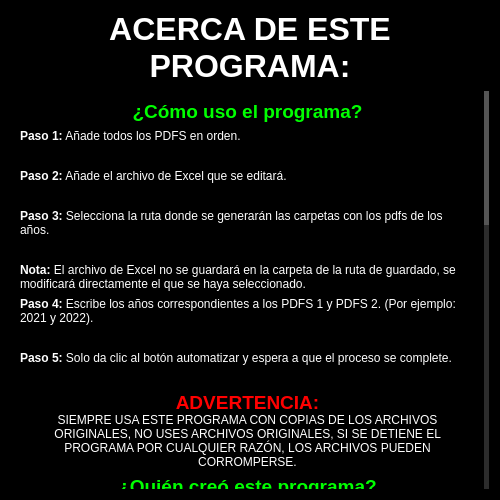
<?xml version="1.0" encoding="UTF-8"?>
<ui version="4.0">
 <class>Dialog</class>
 <widget class="QDialog" name="Dialog">
  <property name="geometry">
   <rect>
    <x>0</x>
    <y>0</y>
    <width>500</width>
    <height>500</height>
   </rect>
  </property>
  <property name="minimumSize">
   <size>
    <width>500</width>
    <height>500</height>
   </size>
  </property>
  <property name="maximumSize">
   <size>
    <width>500</width>
    <height>500</height>
   </size>
  </property>
  <property name="windowTitle">
   <string>Dialog</string>
  </property>
  <property name="styleSheet">
   <string notr="true">QDialog {
	background: black;
	background-origin: content;
	background-clip: content;
}

QScrollBar:vertical {
    background-color: #2c2c2c;
    width: 5px;
    margin: 0px;
}

QScrollBar::handle:vertical {
    background-color: #555555;
    border-radius: 5px;
}

QScrollBar::handle:vertical:hover {
    background-color: #777777;
}

QScrollBar::sub-line:vertical,
QScrollBar::add-line:vertical {
    border: none;
    background: none;
}

QScrollBar::sub-page:vertical,
QScrollBar::add-page:vertical {
    background: none;
}
</string>
  </property>
  <layout class="QVBoxLayout" name="verticalLayout">
   <item>
    <widget class="QLabel" name="titulo">
     <property name="text">
      <string>&lt;html&gt;&lt;head/&gt;&lt;body&gt;&lt;p align=&quot;center&quot;&gt;&lt;span style=&quot; font-size:24pt; font-weight:700; color:#ffffff;&quot;&gt;ACERCA DE ESTE PROGRAMA:&lt;/span&gt;&lt;/p&gt;&lt;/body&gt;&lt;/html&gt;</string>
     </property>
     <property name="alignment">
      <set>Qt::AlignCenter</set>
     </property>
     <property name="wordWrap">
      <bool>true</bool>
     </property>
    </widget>
   </item>
   <item>
    <widget class="QScrollArea" name="scrollArea">
     <property name="enabled">
      <bool>true</bool>
     </property>
     <property name="sizePolicy">
      <sizepolicy hsizetype="Expanding" vsizetype="Expanding">
       <horstretch>0</horstretch>
       <verstretch>0</verstretch>
      </sizepolicy>
     </property>
     <property name="minimumSize">
      <size>
       <width>0</width>
       <height>100</height>
      </size>
     </property>
     <property name="autoFillBackground">
      <bool>false</bool>
     </property>
     <property name="styleSheet">
      <string notr="true">background: black;
color: white;
border:  none;</string>
     </property>
     <property name="horizontalScrollBarPolicy">
      <enum>Qt::ScrollBarAlwaysOff</enum>
     </property>
     <property name="widgetResizable">
      <bool>true</bool>
     </property>
     <widget class="QWidget" name="scrollAreaWidgetContents">
      <property name="geometry">
       <rect>
        <x>0</x>
        <y>-584</y>
        <width>486</width>
        <height>1564</height>
       </rect>
      </property>
      <layout class="QVBoxLayout" name="verticalLayout_2">
       <property name="spacing">
        <number>6</number>
       </property>
       <property name="rightMargin">
        <number>9</number>
       </property>
       <item>
        <widget class="QLabel" name="label_1">
         <property name="sizePolicy">
          <sizepolicy hsizetype="Preferred" vsizetype="Preferred">
           <horstretch>0</horstretch>
           <verstretch>0</verstretch>
          </sizepolicy>
         </property>
         <property name="maximumSize">
          <size>
           <width>462</width>
           <height>16777215</height>
          </size>
         </property>
         <property name="text">
          <string>&lt;html&gt;&lt;head/&gt;&lt;body&gt;&lt;p align=&quot;center&quot;&gt;&lt;span style=&quot; font-size:14pt; font-weight:700; color:#00ff00;&quot;&gt;¿Cómo uso el programa?&lt;/span&gt;&lt;/p&gt;&lt;/body&gt;&lt;/html&gt;</string>
         </property>
        </widget>
       </item>
       <item>
        <widget class="QLabel" name="label_2">
         <property name="sizePolicy">
          <sizepolicy hsizetype="Preferred" vsizetype="Preferred">
           <horstretch>0</horstretch>
           <verstretch>0</verstretch>
          </sizepolicy>
         </property>
         <property name="maximumSize">
          <size>
           <width>462</width>
           <height>16777215</height>
          </size>
         </property>
         <property name="text">
          <string>&lt;html&gt;&lt;head/&gt;&lt;body&gt;&lt;p align=&quot;justify&quot;&gt;&lt;span style=&quot; font-weight:700;&quot;&gt;Paso 1:&lt;/span&gt; Añade todos los PDFS en orden.&lt;/p&gt;&lt;/body&gt;&lt;/html&gt;</string>
         </property>
         <property name="scaledContents">
          <bool>false</bool>
         </property>
         <property name="wordWrap">
          <bool>true</bool>
         </property>
         <property name="textInteractionFlags">
          <set>Qt::TextBrowserInteraction</set>
         </property>
        </widget>
       </item>
       <item>
        <widget class="QLabel" name="imgPDFS">
         <property name="maximumSize">
          <size>
           <width>460</width>
           <height>16777215</height>
          </size>
         </property>
         <property name="styleSheet">
          <string notr="true"/>
         </property>
         <property name="text">
          <string>&lt;html&gt;&lt;head/&gt;&lt;body&gt;&lt;p&gt;&lt;img src=&quot;:/about/pdfs.png&quot;/&gt;&lt;/p&gt;&lt;/body&gt;&lt;/html&gt;</string>
         </property>
         <property name="scaledContents">
          <bool>false</bool>
         </property>
         <property name="alignment">
          <set>Qt::AlignCenter</set>
         </property>
        </widget>
       </item>
       <item>
        <widget class="QLabel" name="label_7">
         <property name="text">
          <string>&lt;html&gt;&lt;head/&gt;&lt;body&gt;&lt;p&gt;&lt;span style=&quot; font-weight:700;&quot;&gt;Paso 2:&lt;/span&gt; Añade el archivo de Excel que se editará.&lt;/p&gt;&lt;/body&gt;&lt;/html&gt;</string>
         </property>
         <property name="wordWrap">
          <bool>true</bool>
         </property>
        </widget>
       </item>
       <item>
        <widget class="QLabel" name="imgEXCEL">
         <property name="maximumSize">
          <size>
           <width>460</width>
           <height>16777215</height>
          </size>
         </property>
         <property name="text">
          <string>&lt;html&gt;&lt;head/&gt;&lt;body&gt;&lt;p&gt;&lt;img src=&quot;:/about/excel.png&quot;/&gt;&lt;/p&gt;&lt;/body&gt;&lt;/html&gt;</string>
         </property>
        </widget>
       </item>
       <item>
        <widget class="QLabel" name="label_9">
         <property name="text">
          <string>&lt;html&gt;&lt;head/&gt;&lt;body&gt;&lt;p&gt;&lt;span style=&quot; font-weight:700;&quot;&gt;Paso 3:&lt;/span&gt; Selecciona la ruta donde se generarán las carpetas con los pdfs de los años.&lt;/p&gt;&lt;/body&gt;&lt;/html&gt;</string>
         </property>
         <property name="wordWrap">
          <bool>true</bool>
         </property>
        </widget>
       </item>
       <item>
        <widget class="QLabel" name="imgRUTA">
         <property name="maximumSize">
          <size>
           <width>460</width>
           <height>16777215</height>
          </size>
         </property>
         <property name="text">
          <string>&lt;html&gt;&lt;head/&gt;&lt;body&gt;&lt;p&gt;&lt;img src=&quot;:/about/ruta.png&quot;/&gt;&lt;/p&gt;&lt;/body&gt;&lt;/html&gt;</string>
         </property>
        </widget>
       </item>
       <item>
        <widget class="QLabel" name="label_11">
         <property name="text">
          <string>&lt;html&gt;&lt;head/&gt;&lt;body&gt;&lt;p&gt;&lt;span style=&quot; font-weight:700;&quot;&gt;Nota:&lt;/span&gt; El archivo de Excel no se guardará en la carpeta de la ruta de guardado, se modificará directamente el que se haya seleccionado.&lt;/p&gt;&lt;/body&gt;&lt;/html&gt;</string>
         </property>
         <property name="wordWrap">
          <bool>true</bool>
         </property>
        </widget>
       </item>
       <item>
        <widget class="QLabel" name="label_12">
         <property name="text">
          <string>&lt;html&gt;&lt;head/&gt;&lt;body&gt;&lt;p&gt;&lt;span style=&quot; font-weight:700;&quot;&gt;Paso 4:&lt;/span&gt; Escribe los años correspondientes a los PDFS 1 y PDFS 2. (Por ejemplo: 2021 y 2022).&lt;/p&gt;&lt;/body&gt;&lt;/html&gt;</string>
         </property>
         <property name="wordWrap">
          <bool>true</bool>
         </property>
        </widget>
       </item>
       <item>
        <widget class="QLabel" name="imgYEARS">
         <property name="text">
          <string>&lt;html&gt;&lt;head/&gt;&lt;body&gt;&lt;p&gt;&lt;img src=&quot;:/about/years.png&quot;/&gt;&lt;/p&gt;&lt;/body&gt;&lt;/html&gt;</string>
         </property>
         <property name="alignment">
          <set>Qt::AlignCenter</set>
         </property>
        </widget>
       </item>
       <item>
        <widget class="QLabel" name="label_14">
         <property name="text">
          <string>&lt;html&gt;&lt;head/&gt;&lt;body&gt;&lt;p&gt;&lt;span style=&quot; font-weight:700;&quot;&gt;Paso 5:&lt;/span&gt; Solo da clic al botón automatizar y espera a que el proceso se complete.&lt;/p&gt;&lt;/body&gt;&lt;/html&gt;</string>
         </property>
        </widget>
       </item>
       <item>
        <widget class="QLabel" name="imgAUTO">
         <property name="text">
          <string>&lt;html&gt;&lt;head/&gt;&lt;body&gt;&lt;p align=&quot;center&quot;&gt;&lt;img src=&quot;:/about/automatizarButton.png&quot;/&gt;&lt;/p&gt;&lt;/body&gt;&lt;/html&gt;</string>
         </property>
         <property name="alignment">
          <set>Qt::AlignCenter</set>
         </property>
        </widget>
       </item>
       <item>
        <widget class="QLabel" name="label_5">
         <property name="text">
          <string>&lt;html&gt;&lt;head/&gt;&lt;body&gt;&lt;p align=&quot;center&quot;&gt;&lt;span style=&quot; font-size:14pt; font-weight:700; color:#ff0000;&quot;&gt;ADVERTENCIA:&lt;/span&gt;&lt;br/&gt;SIEMPRE USA ESTE PROGRAMA CON COPIAS DE LOS ARCHIVOS ORIGINALES, NO USES ARCHIVOS ORIGINALES, SI SE DETIENE EL PROGRAMA POR CUALQUIER RAZÓN, LOS ARCHIVOS PUEDEN CORROMPERSE.&lt;/p&gt;&lt;/body&gt;&lt;/html&gt;</string>
         </property>
         <property name="wordWrap">
          <bool>true</bool>
         </property>
        </widget>
       </item>
       <item>
        <widget class="QLabel" name="label">
         <property name="text">
          <string>&lt;html&gt;&lt;head/&gt;&lt;body&gt;&lt;p align=&quot;center&quot;&gt;&lt;span style=&quot; font-size:14pt; font-weight:700; color:#00ff00;&quot;&gt;¿Quién creó este programa?&lt;/span&gt;&lt;/p&gt;&lt;/body&gt;&lt;/html&gt;</string>
         </property>
        </widget>
       </item>
       <item>
        <widget class="QLabel" name="label_4">
         <property name="text">
          <string>&lt;html&gt;&lt;head/&gt;&lt;body&gt;&lt;p align=&quot;center&quot;&gt;Julio y Eduardo, cuyas redes son las siguientes:&lt;br/&gt;&lt;/p&gt;&lt;/body&gt;&lt;/html&gt;</string>
         </property>
         <property name="wordWrap">
          <bool>true</bool>
         </property>
         <property name="openExternalLinks">
          <bool>true</bool>
         </property>
        </widget>
       </item>
       <item>
        <widget class="QLabel" name="label_6">
         <property name="text">
          <string>&lt;html&gt;&lt;head/&gt;&lt;body&gt;&lt;p align=&quot;center&quot;&gt;&lt;span style=&quot; font-size:14pt; font-weight:700; color:#00ff00;&quot;&gt;APARTADO LEGAL:&lt;/span&gt;&lt;/p&gt;&lt;/body&gt;&lt;/html&gt;</string>
         </property>
        </widget>
       </item>
       <item>
        <widget class="QLabel" name="label_16">
         <property name="text">
          <string>&lt;html&gt;&lt;head/&gt;&lt;body&gt;&lt;p align=&quot;justify&quot;&gt;Este apartado legal describe los términos y condiciones de uso de la aplicación de escritorio que he desarrollado como parte del servicio social para la UNAM en la FES Aragón. La aplicación tiene como objetivo facilitar la gestión académica y administrativa de la facultad.&lt;/p&gt;&lt;p align=&quot;justify&quot;&gt;Al descargar, instalar o utilizar la aplicación, el usuario acepta los siguientes términos y condiciones:&lt;/p&gt;&lt;p align=&quot;justify&quot;&gt;- La aplicación es de uso exclusivo para los miembros de la comunidad de la FES Aragón.&lt;/p&gt;&lt;p align=&quot;justify&quot;&gt;- La aplicación respeta la privacidad de los datos personales de los usuarios, y solo los utiliza para los fines previstos por la aplicación. La aplicación no comparte ni divulga los datos personales de los usuarios con terceros sin su consentimiento expreso.&lt;/p&gt;&lt;p align=&quot;justify&quot;&gt;- La aplicación puede contener enlaces a sitios web externos que no están bajo el control ni la responsabilidad de la UNAM ni del desarrollador. El usuario debe revisar las políticas de privacidad y los términos y condiciones de uso de dichos sitios web antes de acceder a ellos o proporcionarles información personal.&lt;/p&gt;&lt;p align=&quot;justify&quot;&gt;- La aplicación se proporciona &amp;quot;tal cual&amp;quot; y &amp;quot;según disponibilidad&amp;quot;, sin garantías expresas o implícitas de ningún tipo. el desarrollador no se hace responsable de los daños o perjuicios que puedan derivarse del uso o mal uso de la aplicación, o de la imposibilidad de acceder a ella por cualquier motivo.&lt;/p&gt;&lt;p align=&quot;justify&quot;&gt;- El usuario se compromete a utilizar la aplicación de forma responsable, respetuosa y ética, y a no realizar acciones que puedan dañar, alterar, sobrecargar o interferir con el funcionamiento de la aplicación o de los sistemas informáticos del desarrollador. El usuario también se compromete a no utilizar la aplicación para fines ilícitos, fraudulentos o contrarios a las normas vigentes.&lt;/p&gt;&lt;p align=&quot;justify&quot;&gt;- El desarrollador se reservan el derecho de modificar, suspender o cancelar la aplicación o cualquiera de sus funciones en cualquier momento y sin previo aviso, por motivos técnicos, legales o de otra índole.&lt;/p&gt;&lt;p align=&quot;justify&quot;&gt;- El usuario reconoce que la aplicación es propiedad intelectual del desarrollador, y que está protegida por las leyes aplicables. El usuario no puede copiar, modificar, distribuir, vender, alquilar o ceder la aplicación o parte de ella sin el permiso expreso del desarrollador.&lt;/p&gt;&lt;/body&gt;&lt;/html&gt;</string>
         </property>
         <property name="wordWrap">
          <bool>true</bool>
         </property>
        </widget>
       </item>
       <item>
        <widget class="QLabel" name="label_3">
         <property name="text">
          <string>&lt;html&gt;&lt;head/&gt;&lt;body&gt;&lt;p align=&quot;center&quot;&gt;&lt;span style=&quot; font-size:14pt; font-weight:700; color:#00ff7f;&quot;&gt;CRÉDITOS:&lt;/span&gt;&lt;/p&gt;&lt;/body&gt;&lt;/html&gt;</string>
         </property>
        </widget>
       </item>
       <item>
        <widget class="QLabel" name="label_8">
         <property name="text">
          <string>&lt;html&gt;&lt;head/&gt;&lt;body&gt;&lt;p&gt;Créditos de la imagen utilizada como icono:&lt;/p&gt;&lt;p&gt;- Título: Icono Documentos, informes, pdf, gráficos&lt;/p&gt;&lt;p&gt;- Autor: Laura Reen&lt;/p&gt;&lt;p&gt;- Enlace a la obra original: &lt;a href=&quot;https://icon-icons.com/es/icono/documentos-informes-pdf-gr%C3%A1ficos-estad%C3%ADsticas-analytics-informe/121952&quot;&gt;&lt;span style=&quot; text-decoration: underline; color:#0000ff;&quot;&gt;icon-icons&lt;/span&gt;&lt;/a&gt;&lt;/p&gt;&lt;p&gt;- Licencia: Creative Commons Attribution 4.0 International (CC BY 4.0)&lt;/p&gt;&lt;/body&gt;&lt;/html&gt;</string>
         </property>
        </widget>
       </item>
      </layout>
     </widget>
    </widget>
   </item>
  </layout>
 </widget>
 <resources>
  <include location="imgs/main.qrc"/>
 </resources>
 <connections/>
</ui>
